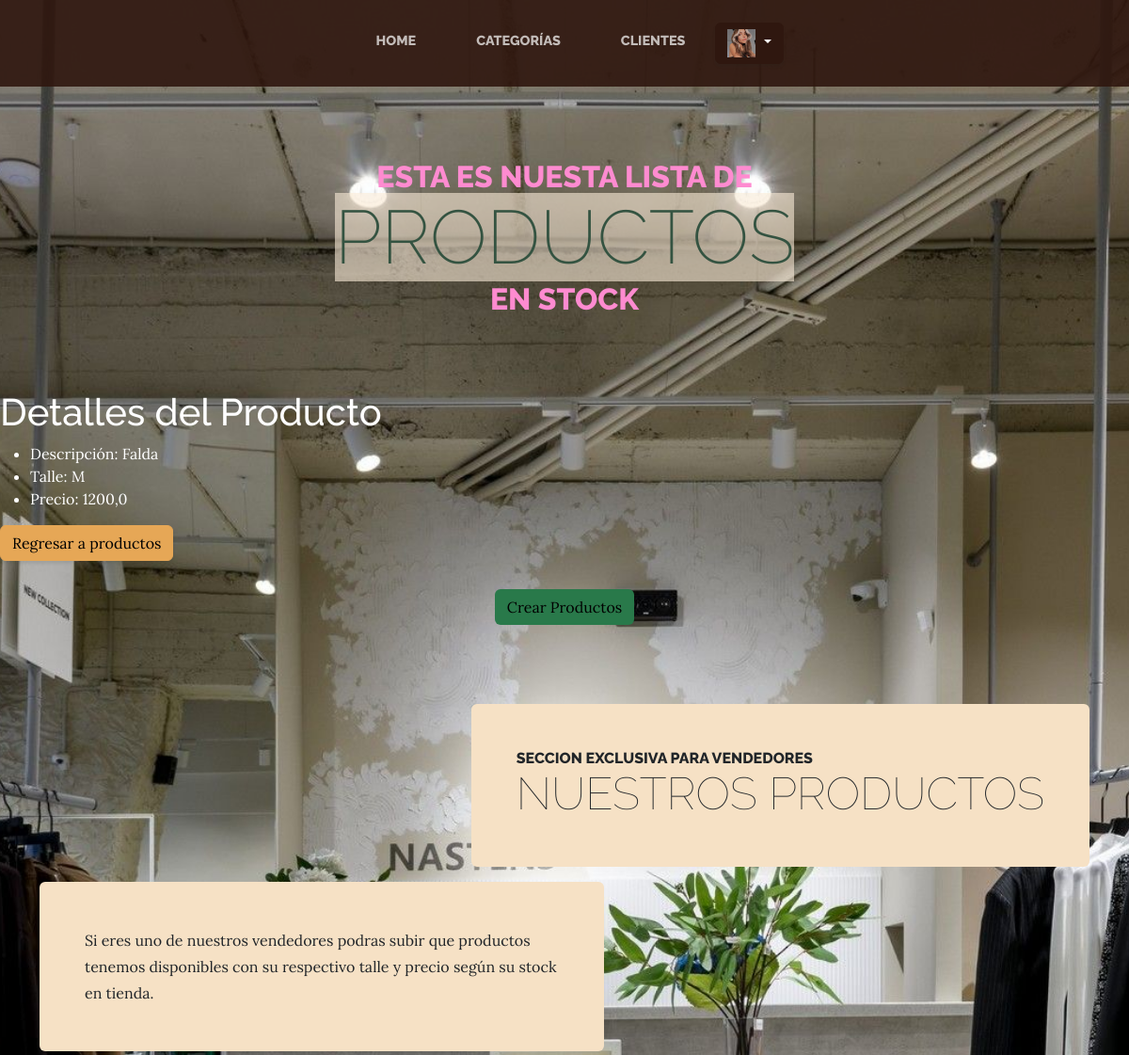
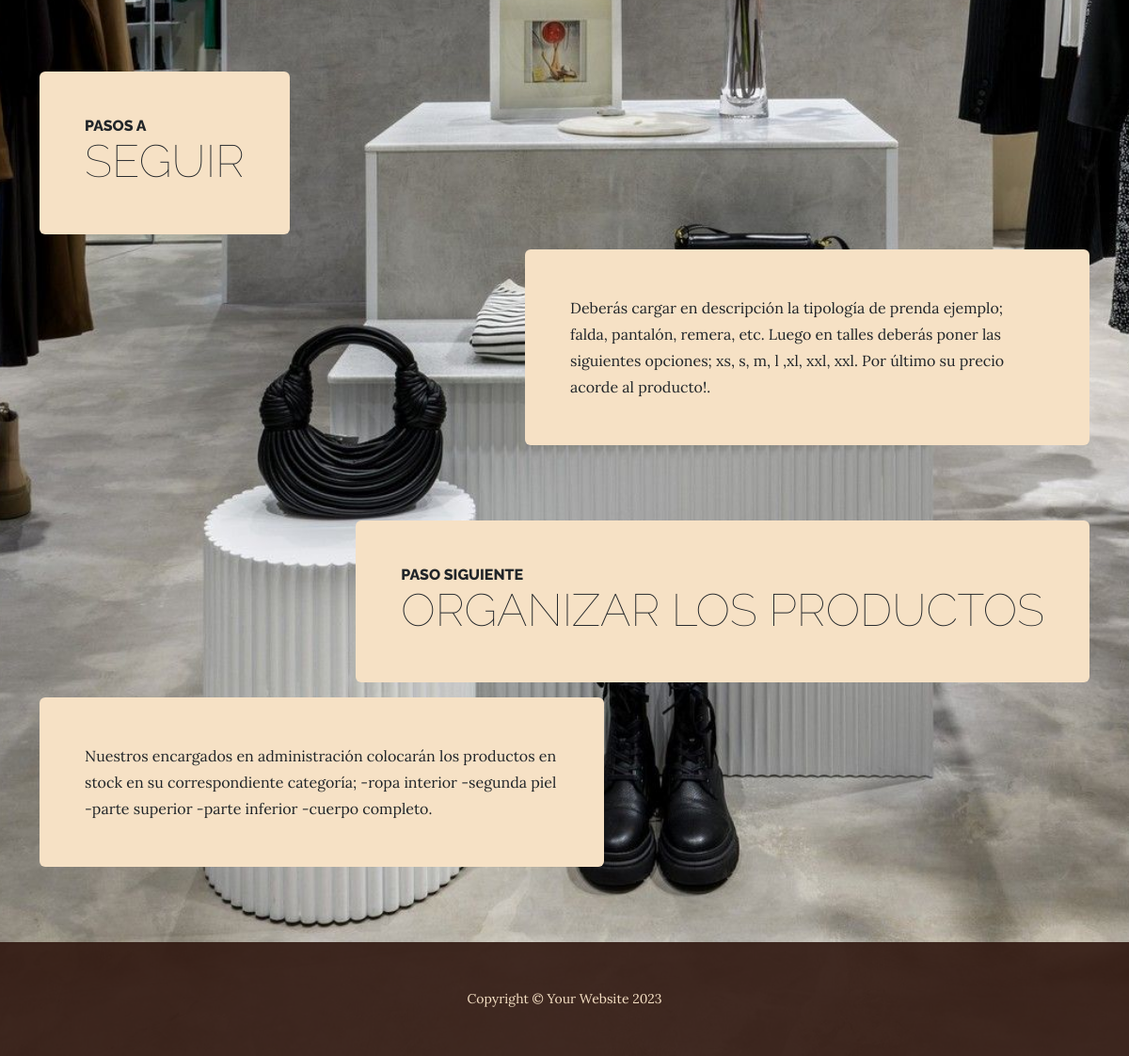
The page /detalleproducto/1/ (signed in) on the database its author committed (2 pictures, top to bottom).
### apps/clientes/models.py (models this page shows, shortened)
class CustomUser(AbstractUser):
    first_name = models.CharField(max_length=30, verbose_name=_('First name'))
    last_name = models.CharField(max_length=30, verbose_name=_('Last name'))
    email = models.EmailField(unique=True, verbose_name=_('Email'))
    is_active = models.BooleanField(default=True, verbose_name=_('Active'))
    date_joined = models.DateTimeField(auto_now_add=True, verbose_name=_('Date joined'))
    custom_groups = models.ManyToManyField(Group, related_name='custom_users', blank=True, verbose_name=_('groups'))
    custom_user_permissions = models.ManyToManyField(Permission, related_name='custom_users', blank=True, verbose_name=_('user permissions'))

class Avatar(models.Model):
    user = models.OneToOneField(get_user_model(), on_delete=models.CASCADE)
    imagen = models.ImageField(
    upload_to='avatares', null=True, blank=True, default="/default.jpeg")

### apps/productos/models.py (models this page shows, shortened)
class Producto(models.Model):
    descripcion = models.CharField(max_length=50)
    talle = models.CharField(max_length=50, default="")
    precio = models.FloatField()
    imagen = models.ImageField(upload_to='productos/', blank=True, null=True)  # Agrega este campo

### apps/productos/views.py (the view)
# urls.py: path('detalleproducto/<int:pk>/', ProductoDetail.as_view(),
class ProductoDetail(DetailView):
    template_name = "productos/detalleproducto.html"
    model = Producto

### apps/productos/templates/productos/detalleproducto.html
{% extends 'productos/products.html' %}
{% block INDEX_TITULO %}
    <h1 style="color:white">Detalles del Producto</h1>
{% endblock INDEX_TITULO %}
{% block INDEX_CONTENIDO %}
    <ul style="color:white">
        <li>Descripción: {{ object.descripcion }}</li>
        <li>Talle: {{ object.talle }}</li>
        <li>Precio: {{ object.precio }}</li>
    </ul>
    <a href="{% url 'productos' %}" class="btn btn-primary">
        Regresar a productos
    </a>
{% endblock INDEX_CONTENIDO %}

### apps/TIENDA/templates/TIENDA/navegacion.html (shortened to what this page needs)
<nav class="navbar navbar-expand-lg navbar-dark py-lg-4" id="mainNav">
    <div class="container">
        <div class="collapse navbar-collapse" id="navbarSupportedContent">
            <ul class="navbar-nav mx-auto">
                <li class="nav-item px-lg-4"><a class="nav-link text-uppercase" href="{% url 'inicioTienda' %}">Home</a></li>
                <li class="nav-item px-lg-4"><a class="nav-link text-uppercase" href="{% url 'categorias' %}">Categorías</a></li>
                <li class="nav-item px-lg-4"><a class="nav-link text-uppercase" href="{% url 'clientes' %}">Clientes</a></li>
                {% if request.user.is_authenticated %}
                <div class="dropdown">
                    <a class="btn btn-secondary dropdown-toggle" href="{% url 'clientes' %}" role="button" id="dropdownMenuLink" data-bs-toggle="dropdown" aria-expanded="false">
                        {%if request.user.avatar %}
                            <img style="width: 30px; height: 30px;" src="{{ request.user.avatar.imagen.url }}" alt="Avatar del usuario" class="user-avatar">
                        {% endif %}
                    </a>
                </div>
                {% endif %}
            </ul>
        </div>
    </div>
</nav>

### apps/TIENDA/static/TIENDA/css/stylesPropios.css (style rules this page uses)
body { background-image: url("../assets/img/fondo2.jpeg"); }

### rows shown on the page
CustomUser: user.avatar.imagen (picture)
Producto: descripcion "Falda", talle "M", precio "1200,0"
